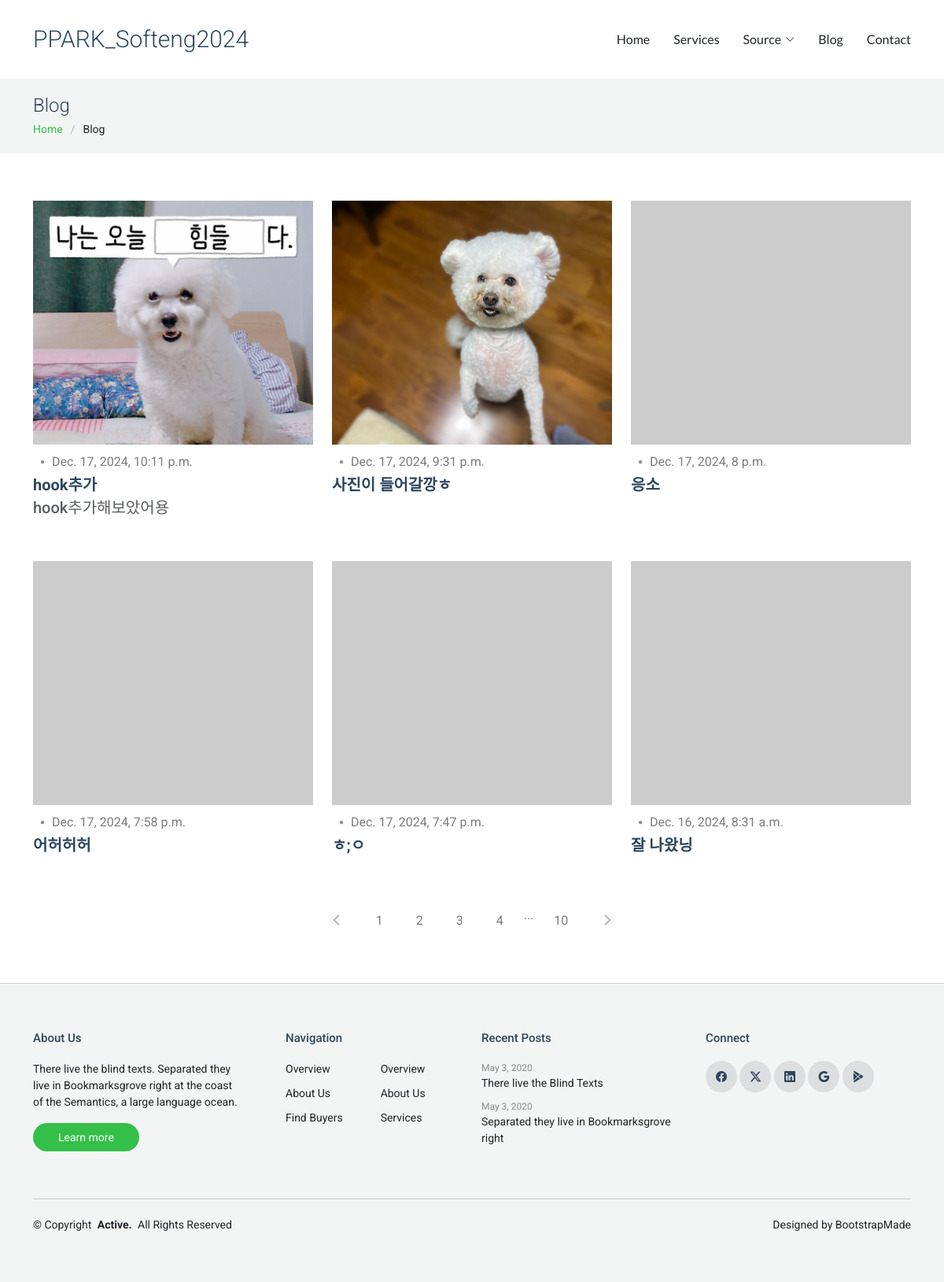
Screenshot of /blog/ with the database file from the repository.
### blog/models.py (models this page shows)
class Post(models.Model):
    title =models.CharField(max_length=30)
    hook_text =models.CharField(max_length=100, blank=True)
    content = models.TextField()
    head_image = models.ImageField(upload_to='blog/images/%Y/%m/%d/', blank=True)
    file_upload = models.FileField(upload_to ='blog/files/%Y/%m/%d/', blank= True)
    created_at = models.DateTimeField(auto_now_add=True)
    updated_at = models.DateTimeField(auto_now=True)
    def __str__(self):
        return f'[{self.pk}]{self.title}'
    def get_absolute_url(self):
        return f'/blog/{self.pk}/'

### blog/views.py (the view)
# urls.py: path('',views.PostList.as_view()),
class PostList(ListView):
    model = Post
    template_name= 'blog/blog.html'
    ordering= '-pk'

### blog/templates/blog/blog.html (shortened to what this page needs)
{% extends 'blog/base.html' %}
{% block main_area %}
<div class="page-title light-background">
    <div class="container">
        <h1>Blog</h1>
        <nav class="breadcrumbs">
          <ol>
            <li><a href="/">Home</a></li>
            <li class="current">Blog</li>
          </ol>
        </nav>
    </div>
</div>
<section id="blog-posts-2" class="blog-posts-2 section">
  <div class="container">
      <div class="row gy-5">
        {% for p in post_list %}
        <div class="col-lg-4 col-md-6">
            <article>
                  <div class="post-img">
                      {% if p.head_image %}
                        <img src="{{ p.head_image.url }}" alt="{{ p }} head image" class="img-fluid" style="width: 800px; height: 310px; object-fit: cover;">
                      {% else %}
                        <img src="https://picsum.photos/seed/{{ p.id }}/800/310" alt="random_image">
                      {% endif %}
                  </div>
                  <div class="meta-top">
                    <ul>
                      <li class="d-flex align-items-center"><i class="bi bi-dot"></i>{{ p.created_at }}</li>
                    </ul>
                  </div>
                  <h2 class="title">
                      <a href="{{ p.get_absolute_url }}">{{ p.title }}</a>
                  </h2>
                  {% if p.hook_text %}
                    <h5 class="text-muted">{{ p.hook_text }}</h5>
                  {% endif %}
            </article>
        </div>
        {% endfor %}
      </div>
  </div>
</section>
<section id="blog-pagination" class="blog-pagination section">
  <div class="container">
    <div class="d-flex justify-content-center">
      <ul>
        <li><a href="#"><i class="bi bi-chevron-left"></i></a></li>
        <li><a href="#">1</a></li>
        <li><a href="#">2</a></li>
        <li><a href="#">3</a></li>
        <li><a href="#">4</a></li>
        <li>...</li>
        <li><a href="#">10</a></li>
        <li><a href="#"><i class="bi bi-chevron-right"></i></a></li>
      </ul>
    </div>
  </div>
</section>
{% endblock %}
    {% load static %}

### blog/templates/blog/base.html (shortened to what this page needs)
<!DOCTYPE html>
{% load static %}
<html lang="ko">
<head>
    <link href="{% static 'blog/bootstrap/bootstrap.min.css' %}" rel="stylesheet" media="screen">
    <link href="{% static 'blog/bootstrap-icons/bootstrap-icons.css' %}" rel="stylesheet" media="screen">
    <link href="{% static 'blog/aos/aos.css' %}" rel="stylesheet" media="screen">
    <link href="{% static 'blog/swiper/swiper-bundle.min.css' %}" rel="stylesheet" media="screen">
    <link href="{% static 'blog/glightbox/css/glightbox.min.css' %}" rel="stylesheet" media="screen">
    <link href="{% static 'blog/css/main.css' %}" rel="stylesheet" media="screen">
</head>
<body class="blog-page">
    <header id="header" class="header d-flex align-items-center sticky-top">
    <div class="container-fluid container-xl position-relative d-flex align-items-center justify-content-between">
        <a href="" class="logo d-flex align-items-center">
            <h1 class="sitename">PPARK_Softeng2024</h1>
        </a>
        <nav id="navmenu" class="navmenu">
            <ul>
              <li><a href="/">Home</a></li>
              <li><a href="about.html">Services</a></li>
              <li class="dropdown"><a href="#"><span>Source</span> <i class="bi bi-chevron-down toggle-dropdown"></i></a>
              </li>
              <li><a href="/blog/">Blog</a></li>
              <li><a href="">Contact</a></li>
            </ul>
        </nav>
    </div>
    </header>
    <main class="main">
        {% block main_area %}
        {% endblock %}
    </main>
    {% include 'blog/footer.html' %}
</body>
</html>

### blog/templates/blog/footer.html
<footer id="footer" class="footer light-background">
    <div class="container">
      <div class="row g-4">
        <div class="col-md-6 col-lg-3 mb-3 mb-md-0">
          <div class="widget">
            <h3 class="widget-heading">About Us</h3>
            <p class="mb-4">
              There live the blind texts. Separated they live in Bookmarksgrove
              right at the coast of the Semantics, a large language ocean.
            </p>
            <p class="mb-0">
              <a href="#" class="btn-learn-more">Learn more</a>
            </p>
          </div>
        </div>
        <div class="col-md-6 col-lg-3 ps-lg-5 mb-3 mb-md-0">
          <div class="widget">
            <h3 class="widget-heading">Navigation</h3>
            <ul class="list-unstyled float-start me-5">
              <li><a href="#">Overview</a></li>
              <li><a href="#">About Us</a></li>
              <li><a href="#">Find Buyers</a></li>
            </ul>
            <ul class="list-unstyled float-start">
              <li><a href="#">Overview</a></li>
              <li><a href="#">About Us</a></li>
              <li><a href="#">Services</a></li>
            </ul>
          </div>
        </div>
        <div class="col-md-6 col-lg-3 pl-lg-5">
          <div class="widget">
            <h3 class="widget-heading">Recent Posts</h3>
            <ul class="list-unstyled footer-blog-entry">
              <li>
                <span class="d-block date">May 3, 2020</span>
                <a href="#">There live the Blind Texts</a>
              </li>
              <li>
                <span class="d-block date">May 3, 2020</span>
                <a href="#">Separated they live in Bookmarksgrove right</a>
              </li>
            </ul>
          </div>
        </div>
        <div class="col-md-6 col-lg-3 pl-lg-5">
          <div class="widget">
            <h3 class="widget-heading">Connect</h3>
            <ul class="list-unstyled social-icons light mb-3">
              <li>
                <a href="#"><span class="bi bi-facebook"></span></a>
              </li>
              <li>
                <a href="#"><span class="bi bi-twitter-x"></span></a>
              </li>
              <li>
                <a href="#"><span class="bi bi-linkedin"></span></a>
              </li>
              <li>
                <a href="#"><span class="bi bi-google"></span></a>
              </li>
              <li>
                <a href="#"><span class="bi bi-google-play"></span></a>
              </li>
            </ul>
          </div>
        </div>
      </div>
          <div class="copyright d-flex flex-column flex-md-row align-items-center justify-content-md-between">
        <p>© <span>Copyright</span> <strong class="px-1 sitename">Active.</strong> <span>All Rights Reserved</span></p>
        <div class="credits">
          Designed by <a href="https://bootstrapmade.com/">BootstrapMade</a>
        </div>
      </div>
    </div>
    </footer>

### rows the page displays
Post: head_image (picture), created_at "Dec. 17, 2024, 10:11 p.m.", title "hook추가", hook_text "hook추가해보았어용"
Post: head_image (picture), created_at "Dec. 17, 2024, 9:31 p.m.", title "사진이 들어갈깡ㅎ"
Post: created_at "Dec. 17, 2024, 8 p.m.", title "응소"
Post: created_at "Dec. 17, 2024, 7:58 p.m.", title "어허허허"
Post: created_at "Dec. 17, 2024, 7:47 p.m.", title "ㅎ;ㅇ"
Post: created_at "Dec. 16, 2024, 8:31 a.m.", title "잘 나왔닝"
